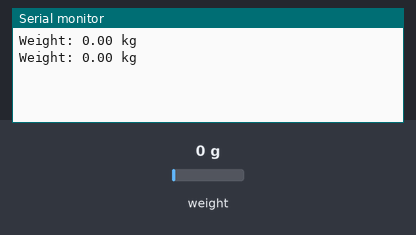
Bench run of a sketch on a simulated Arduino Uno, built with avr-gcc and run on an emulated ATmega328P. Shown: the last lines printed to the serial monitor. Inputs (shaded band) come from the test bench; at power-on: weight on the scale 0 g.

Above: at 2.2 s.
2.3 s: weight on the scale set to 100 g
At 2.8 s:
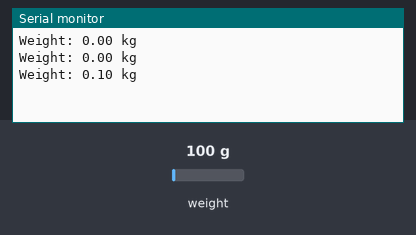
3.8 s: weight on the scale set to 1250 g
At 4.6 s:
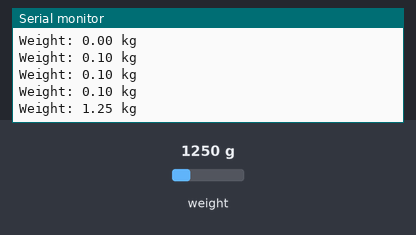
Timing chart, 0 to 6.8 s (numbered marks = the images above; inputs shaded):
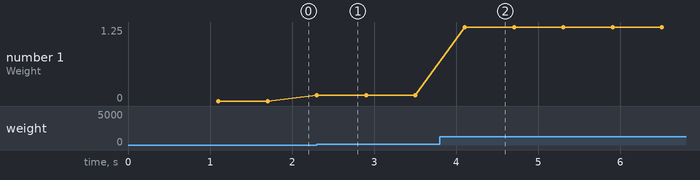

The sketch:

Load_Cell_Testing.ino
```cpp
#include <HX711.h>

#include <AS5600.h>
#include <Wire.h>

#define SDA 36
#define SCL 37
#define potPin 4

AS5600 encoder;
HX711 loadCell;
float calibration_factor = -24440;
int position = 0;
int startPosition = 0;
int finalPosition = 0;
int potRead = 0;

void setup() {
  Serial.begin(9600);
  loadCell.begin(SDA, SCL);

  loadCell.set_scale(calibration_factor);
  loadCell.tare();
}

void loop() {
  float kgValue = loadCell.get_units();
  Serial.print("Weight: ");
  Serial.print(kgValue, 2);
  Serial.println(" kg");

  delay(500);
}
```

Measured:
- after the input at 2.3 s, the serial monitor: prints a new line at once (image 1)
- after the input at 3.8 s, the serial monitor: prints a new line after 0.30 s (image 2)
- plotted number 1: 0 → 0.1 after the input at 2.3 s, 0.1 → 1.25 after the input at 3.8 s
